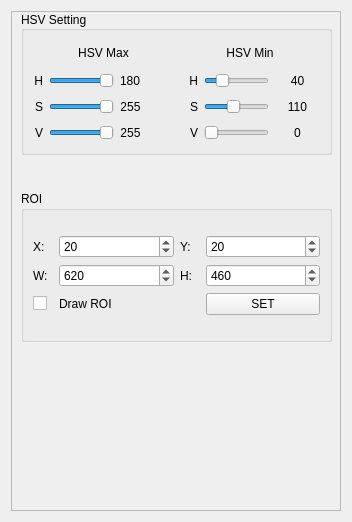
       <widget class="QWidget" name="scrollAreaWidgetContents">
        <property name="geometry">
         <rect>
          <x>-8</x>
          <y>0</y>
          <width>352</width>
          <height>522</height>
         </rect>
        </property>
        <layout class="QGridLayout" name="gridLayout_7">
         <item row="0" column="1">
          <widget class="QFrame" name="frame">
           <property name="enabled">
            <bool>true</bool>
           </property>
           <property name="minimumSize">
            <size>
             <width>300</width>
             <height>500</height>
            </size>
           </property>
           <property name="maximumSize">
            <size>
             <width>330</width>
             <height>500</height>
            </size>
           </property>
           <property name="layoutDirection">
            <enum>Qt::LeftToRight</enum>
           </property>
           <property name="frameShape">
            <enum>QFrame::StyledPanel</enum>
           </property>
           <property name="frameShadow">
            <enum>QFrame::Raised</enum>
           </property>
           <widget class="QGroupBox" name="groupBox_6">
            <property name="geometry">
             <rect>
              <x>10</x>
              <y>0</y>
              <width>311</width>
              <height>144</height>
             </rect>
            </property>
            <property name="minimumSize">
             <size>
              <width>228</width>
              <height>100</height>
             </size>
            </property>
            <property name="layoutDirection">
             <enum>Qt::LeftToRight</enum>
            </property>
            <property name="autoFillBackground">
             <bool>false</bool>
            </property>
            <property name="title">
             <string>HSV Setting</string>
            </property>
            <property name="alignment">
             <set>Qt::AlignLeading|Qt::AlignLeft|Qt::AlignVCenter</set>
            </property>
            <property name="flat">
             <bool>false</bool>
            </property>
            <property name="checkable">
             <bool>false</bool>
            </property>
            <layout class="QGridLayout" name="gridLayout_10">
             <item row="0" column="1" alignment="Qt::AlignHCenter">
              <widget class="QLabel" name="label_6">
               <property name="text">
                <string>HSV Min</string>
               </property>
               <property name="alignment">
                <set>Qt::AlignCenter</set>
               </property>
              </widget>
             </item>
             <item row="1" column="0" colspan="2">
              <layout class="QGridLayout" name="gridLayout_11">
               <item row="0" column="4">
                <widget class="QLabel" name="label_7">
                 <property name="text">
                  <string>H</string>
                 </property>
                 <property name="alignment">
                  <set>Qt::AlignRight|Qt::AlignTrailing|Qt::AlignVCenter</set>
                 </property>
                </widget>
               </item>
               <item row="1" column="2">
                <widget class="QLabel" name="label_11">
                 <property name="text">
                  <string>255</string>
                 </property>
                 <property name="alignment">
                  <set>Qt::AlignCenter</set>
                 </property>
                </widget>
               </item>
               <item row="2" column="1">
                <widget class="QSlider" name="Slider_V_max">
                 <property name="minimumSize">
                  <size>
                   <width>65</width>
                   <height>18</height>
                  </size>
                 </property>
                 <property name="maximumSize">
                  <size>
                   <width>65</width>
                   <height>18</height>
                  </size>
                 </property>
                 <property name="maximum">
                  <number>255</number>
                 </property>
                 <property name="value">
                  <number>255</number>
                 </property>
                 <property name="orientation">
                  <enum>Qt::Horizontal</enum>
                 </property>
                </widget>
               </item>
               <item row="2" column="2">
                <widget class="QLabel" name="label_12">
                 <property name="text">
                  <string>255</string>
                 </property>
                 <property name="alignment">
                  <set>Qt::AlignCenter</set>
                 </property>
                </widget>
               </item>
               <item row="0" column="2">
                <widget class="QLabel" name="label_10">
                 <property name="maximumSize">
                  <size>
                   <width>20</width>
                   <height>16777215</height>
                  </size>
                 </property>
                 <property name="text">
                  <string>180</string>
                 </property>
                 <property name="alignment">
                  <set>Qt::AlignCenter</set>
                 </property>
                </widget>
               </item>
               <item row="1" column="0">
                <widget class="QLabel" name="label_4">
                 <property name="text">
                  <string>S</string>
                 </property>
                 <property name="alignment">
                  <set>Qt::AlignRight|Qt::AlignTrailing|Qt::AlignVCenter</set>
                 </property>
                </widget>
               </item>
               <item row="2" column="0">
                <widget class="QLabel" name="label_5">
                 <property name="text">
                  <string>V</string>
                 </property>
                 <property name="alignment">
                  <set>Qt::AlignRight|Qt::AlignTrailing|Qt::AlignVCenter</set>
                 </property>
                </widget>
               </item>
               <item row="0" column="0">
                <widget class="QLabel" name="label_3">
                 <property name="minimumSize">
                  <size>
                   <width>10</width>
                   <height>0</height>
                  </size>
                 </property>
                 <property name="maximumSize">
                  <size>
                   <width>10</width>
                   <height>16777215</height>
                  </size>
                 </property>
                 <property name="text">
                  <string>H</string>
                 </property>
                 <property name="alignment">
                  <set>Qt::AlignRight|Qt::AlignTrailing|Qt::AlignVCenter</set>
                 </property>
                </widget>
               </item>
               <item row="2" column="5">
                <widget class="QSlider" name="Slider_V_min">
                 <property name="minimumSize">
                  <size>
                   <width>65</width>
                   <height>18</height>
                  </size>
                 </property>
                 <property name="maximumSize">
                  <size>
                   <width>65</width>
                   <height>18</height>
                  </size>
                 </property>
                 <property name="maximum">
                  <number>255</number>
                 </property>
                 <property name="orientation">
                  <enum>Qt::Horizontal</enum>
                 </property>
                </widget>
               </item>
               <item row="2" column="4">
                <widget class="QLabel" name="label_9">
                 <property name="text">
                  <string>V</string>
                 </property>
                 <property name="alignment">
                  <set>Qt::AlignRight|Qt::AlignTrailing|Qt::AlignVCenter</set>
                 </property>
                </widget>
               </item>
               <item row="1" column="4">
                <widget class="QLabel" name="label_8">
                 <property name="text">
                  <string>S</string>
                 </property>
                 <property name="alignment">
                  <set>Qt::AlignRight|Qt::AlignTrailing|Qt::AlignVCenter</set>
                 </property>
                </widget>
               </item>
               <item row="1" column="6">
                <widget class="QLabel" name="label_15">
                 <property name="text">
                  <string>110</string>
                 </property>
                 <property name="alignment">
                  <set>Qt::AlignCenter</set>
                 </property>
                </widget>
               </item>
               <item row="2" column="6">
                <widget class="QLabel" name="label_13">
                 <property name="text">
                  <string>0</string>
                 </property>
                 <property name="alignment">
                  <set>Qt::AlignCenter</set>
                 </property>
                </widget>
               </item>
               <item row="1" column="5">
                <widget class="QSlider" name="Slider_S_min">
                 <property name="minimumSize">
                  <size>
                   <width>65</width>
                   <height>19</height>
                  </size>
                 </property>
                 <property name="maximumSize">
                  <size>
                   <width>65</width>
                   <height>19</height>
                  </size>
                 </property>
                 <property name="maximum">
                  <number>255</number>
                 </property>
                 <property name="value">
                  <number>110</number>
                 </property>
                 <property name="orientation">
                  <enum>Qt::Horizontal</enum>
                 </property>
                </widget>
               </item>
               <item row="0" column="5">
                <widget class="QSlider" name="Slider_H_min">
                 <property name="minimumSize">
                  <size>
                   <width>65</width>
                   <height>19</height>
                  </size>
                 </property>
                 <property name="maximumSize">
                  <size>
                   <width>65</width>
                   <height>19</height>
                  </size>
                 </property>
                 <property name="maximum">
                  <number>180</number>
                 </property>
                 <property name="value">
                  <number>40</number>
                 </property>
                 <property name="orientation">
                  <enum>Qt::Horizontal</enum>
                 </property>
                 <property name="tickPosition">
                  <enum>QSlider::NoTicks</enum>
                 </property>
                </widget>
               </item>
               <item row="0" column="6">
                <widget class="QLabel" name="label_14">
                 <property name="text">
                  <string>40</string>
                 </property>
                 <property name="alignment">
                  <set>Qt::AlignCenter</set>
                 </property>
                </widget>
               </item>
               <item row="1" column="3">
                <spacer name="horizontalSpacer_12">
                 <property name="orientation">
                  <enum>Qt::Horizontal</enum>
                 </property>
                 <property name="sizeType">
                  <enum>QSizePolicy::Fixed</enum>
                 </property>
                 <property name="sizeHint" stdset="0">
                  <size>
                   <width>5</width>
                   <height>20</height>
                  </size>
                 </property>
                </spacer>
               </item>
               <item row="1" column="1">
                <widget class="QSlider" name="Slider_S_max">
                 <property name="minimumSize">
                  <size>
                   <width>65</width>
                   <height>19</height>
                  </size>
                 </property>
                 <property name="maximumSize">
                  <size>
                   <width>65</width>
                   <height>19</height>
                  </size>
                 </property>
                 <property name="maximum">
                  <number>255</number>
                 </property>
                 <property name="value">
                  <number>255</number>
                 </property>
                 <property name="orientation">
                  <enum>Qt::Horizontal</enum>
                 </property>
                </widget>
               </item>
               <item row="2" column="3">
                <spacer name="horizontalSpacer_13">
                 <property name="orientation">
                  <enum>Qt::Horizontal</enum>
                 </property>
                 <property name="sizeType">
                  <enum>QSizePolicy::Fixed</enum>
                 </property>
                 <property name="sizeHint" stdset="0">
                  <size>
                   <width>5</width>
                   <height>20</height>
                  </size>
                 </property>
                </spacer>
               </item>
               <item row="0" column="3">
                <spacer name="horizontalSpacer_5">
                 <property name="orientation">
                  <enum>Qt::Horizontal</enum>
                 </property>
                 <property name="sizeType">
                  <enum>QSizePolicy::Fixed</enum>
                 </property>
                 <property name="sizeHint" stdset="0">
                  <size>
                   <width>5</width>
                   <height>20</height>
                  </size>
                 </property>
                </spacer>
               </item>
               <item row="0" column="1">
                <widget class="QSlider" name="Slider_H_max">
                 <property name="minimumSize">
                  <size>
                   <width>65</width>
                   <height>19</height>
                  </size>
                 </property>
                 <property name="maximumSize">
                  <size>
                   <width>65</width>
                   <height>19</height>
                  </size>
                 </property>
                 <property name="maximum">
                  <number>180</number>
                 </property>
                 <property name="value">
                  <number>180</number>
                 </property>
                 <property name="orientation">
                  <enum>Qt::Horizontal</enum>
                 </property>
                </widget>
               </item>
              </layout>
             </item>
             <item row="0" column="0" alignment="Qt::AlignHCenter">
              <widget class="QLabel" name="label_2">
               <property name="text">
                <string>HSV Max</string>
               </property>
               <property name="alignment">
                <set>Qt::AlignCenter</set>
               </property>
              </widget>
             </item>
            </layout>
           </widget>
           <widget class="QGroupBox" name="gb_roi">
            <property name="geometry">
             <rect>
              <x>10</x>
              <y>180</y>
              <width>311</width>
              <height>151</height>
             </rect>
            </property>
            <property name="sizePolicy">
             <sizepolicy hsizetype="Preferred" vsizetype="Preferred">
              <horstretch>0</horstretch>
              <verstretch>0</verstretch>
             </sizepolicy>
            </property>
            <property name="font">
             <font>
              <strikeout>false</strikeout>
              <stylestrategy>PreferDefault</stylestrategy>
             </font>
            </property>
            <property name="mouseTracking">
             <bool>false</bool>
            </property>
            <property name="tabletTracking">
             <bool>false</bool>
            </property>
            <property name="focusPolicy">
             <enum>Qt::NoFocus</enum>
            </property>
            <property name="layoutDirection">
             <enum>Qt::LeftToRight</enum>
            </property>
            <property name="styleSheet">
             <string notr="true"/>
            </property>
            <property name="title">
             <string>ROI</string>
            </property>
            <property name="flat">
             <bool>false</bool>
            </property>
            <layout class="QGridLayout" name="gridLayout_14">
             <item row="0" column="0">
              <layout class="QGridLayout" name="gridLayout_9">
               <item row="3" column="1">
                <widget class="QSpinBox" name="ROI_W">
                 <property name="maximum">
                  <number>2000</number>
                 </property>
                 <property name="value">
                  <number>620</number>
                 </property>
                </widget>
               </item>
               <item row="1" column="0">
                <widget class="QLabel" name="label_20">
                 <property name="maximumSize">
                  <size>
                   <width>20</width>
                   <height>16777215</height>
                  </size>
                 </property>
                 <property name="text">
                  <string>X:</string>
                 </property>
                </widget>
               </item>
               <item row="1" column="3">
                <widget class="QSpinBox" name="ROI_Y">
                 <property name="minimum">
                  <number>0</number>
                 </property>
                 <property name="maximum">
                  <number>1000</number>
                 </property>
                 <property name="value">
                  <number>20</number>
                 </property>
                </widget>
               </item>
               <item row="3" column="3">
                <widget class="QSpinBox" name="ROI_H">
                 <property name="maximum">
                  <number>2000</number>
                 </property>
                 <property name="value">
                  <number>460</number>
                 </property>
                </widget>
               </item>
               <item row="3" column="0">
                <widget class="QLabel" name="label_22">
                 <property name="text">
                  <string>W:</string>
                 </property>
                </widget>
               </item>
               <item row="1" column="1">
                <widget class="QSpinBox" name="ROI_X">
                 <property name="minimum">
                  <number>0</number>
                 </property>
                 <property name="maximum">
                  <number>1000</number>
                 </property>
                 <property name="value">
                  <number>20</number>
                 </property>
                </widget>
               </item>
               <item row="3" column="2">
                <widget class="QLabel" name="label_23">
                 <property name="text">
                  <string>H:</string>
                 </property>
                </widget>
               </item>
               <item row="1" column="2">
                <widget class="QLabel" name="label_21">
                 <property name="maximumSize">
                  <size>
                   <width>20</width>
                   <height>16777215</height>
                  </size>
                 </property>
                 <property name="text">
                  <string>Y:</string>
                 </property>
                </widget>
               </item>
               <item row="4" column="1">
                <widget class="QLabel" name="label_26">
                 <property name="text">
                  <string>Draw ROI</string>
                 </property>
                </widget>
               </item>
               <item row="4" column="0">
                <widget class="QCheckBox" name="ckb_roi">
                 <property name="text">
                  <string/>
                 </property>
                </widget>
               </item>
               <item row="4" column="3">
                <widget class="QPushButton" name="btn_roi_set">
                 <property name="text">
                  <string>SET</string>
                 </property>
                </widget>
               </item>
              </layout>
             </item>
            </layout>
           </widget>
          </widget>
         </item>
        </layout>
       </widget>
